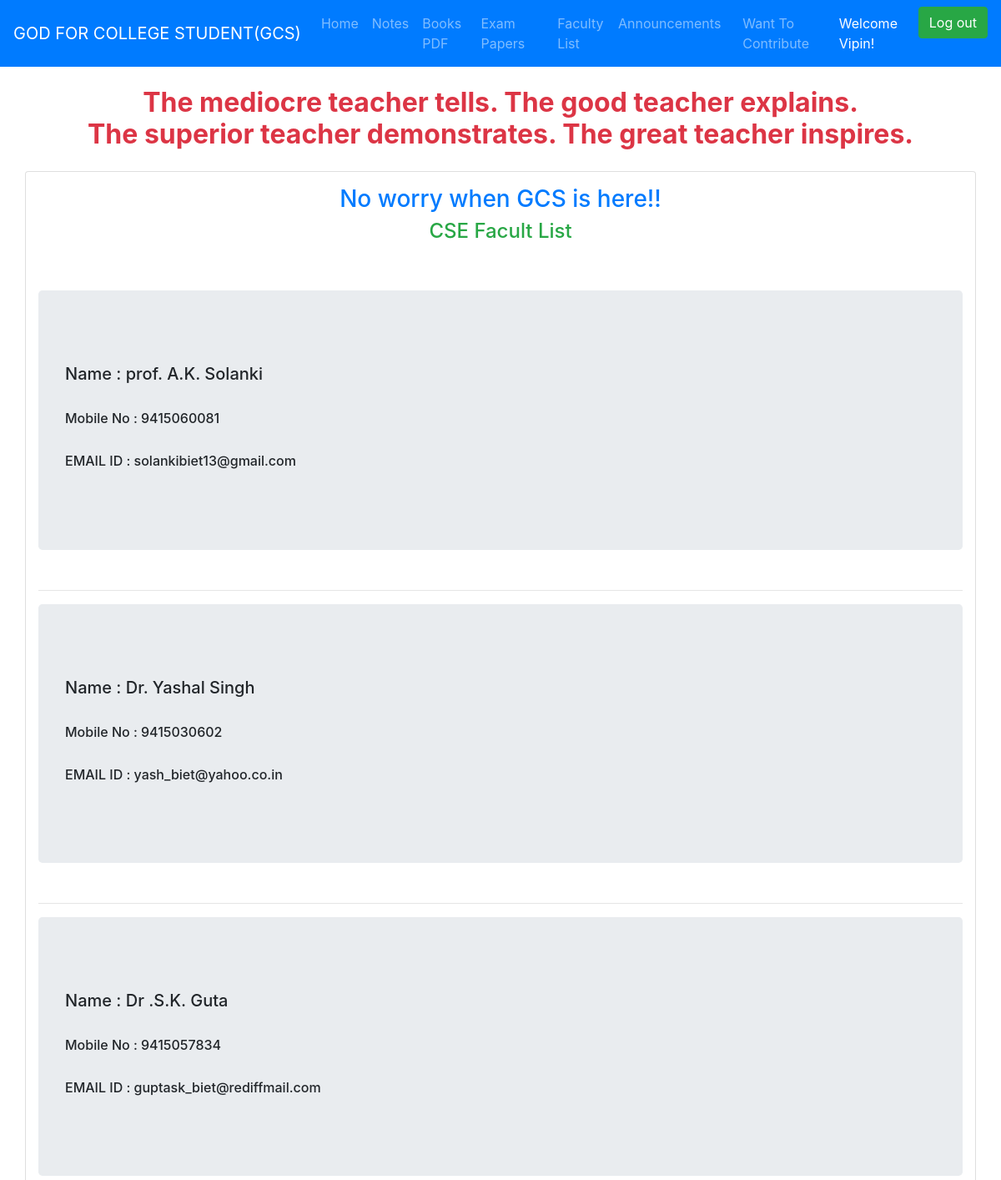
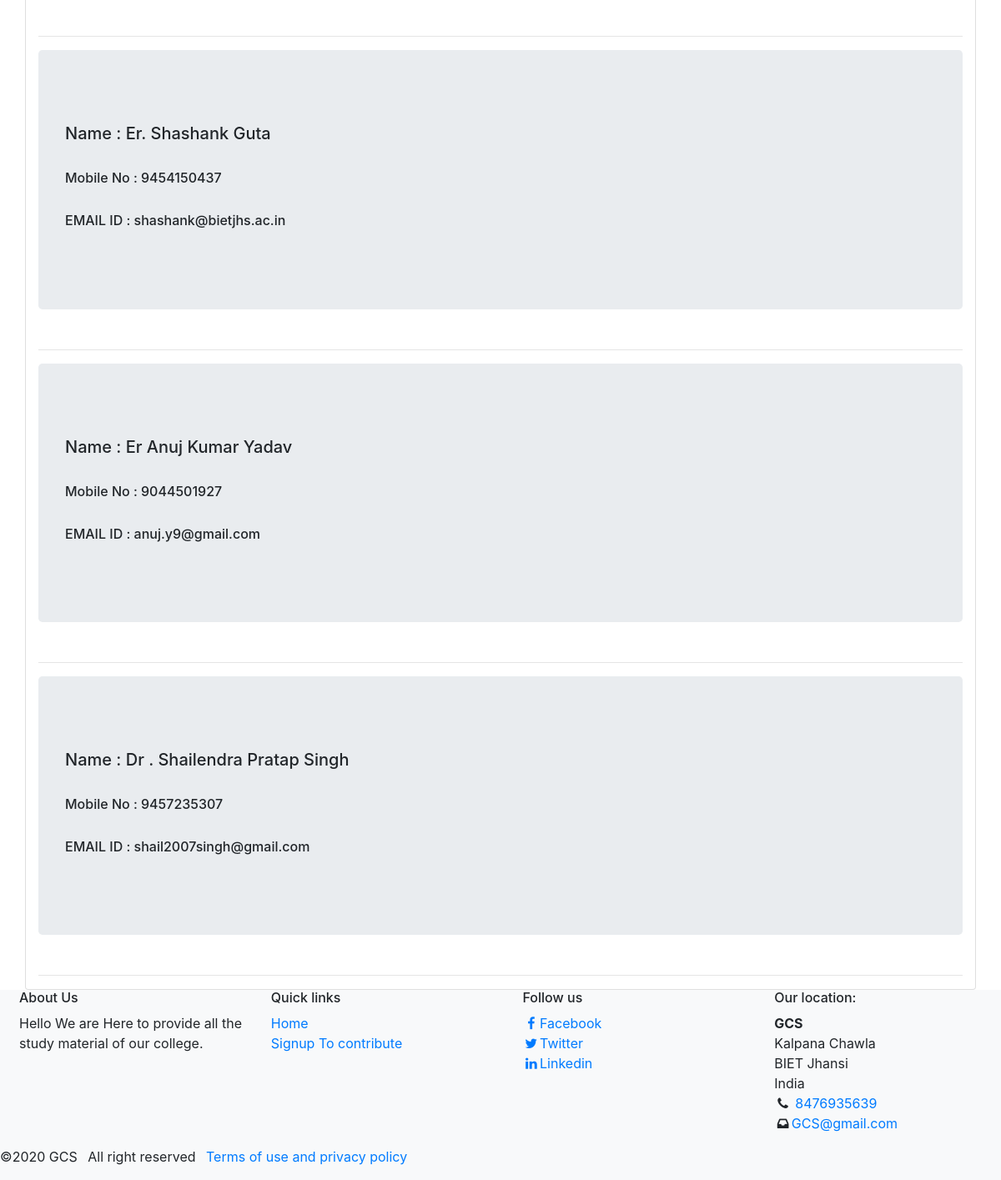
/faculty_list/CSE (signed in), run on the app's committed database (2 pictures, top to bottom).
### Notes/models.py (models this page shows, shortened)
class Teacher(models.Model):
	Name=models.CharField(max_length=50)
	Department=models.CharField( max_length=20, choices=Branch_choice)
	Mobile=models.BigIntegerField()
	Email=models.EmailField(null=True)

### Notes/views.py (the view)
# urls.py: path('faculty_list/<str:branch>', views.facultylist, name='facultylist'),
def facultylist(request, branch):
	facultydetails = Teacher.objects.filter(Department=branch)
	return render(request,'Notes/faculty_list.html/',{'facultydetails':facultydetails,'branch':branch})

### Notes/templates/Notes/faculty_list.html (shortened to what this page needs)
{% extends "Notes/base.html" %}
{% load static %}
{% block content %}
<div class="text-center m-2 text-danger"><H2 class="m-4"><strong> The mediocre teacher tells. The good teacher explains.<br> The superior teacher demonstrates. The great teacher inspires.
 </strong></H2>
</div>
<div class="container card ">
	<h3 class="text-center text-primary mt-3"> No worry when GCS is here!!
	<h4 class="text-center text-success"> {{branch}} Facult List</h4>
	<br>
	<br>
	{% for faculty in facultydetails %}
	<div class="jumbotron">
	<br>
	<h5>Name : {{ faculty.Name }}</h5>
	<br>
<h6>Mobile No : {{ faculty.Mobile }}</h6>
	<br>
	<h6> EMAIL ID : {{ faculty.Email}}</h5>
	<br>
</div>
<hr>
	{% endfor %}
</div>
{% endblock content %}

### Notes/templates/Notes/base.html (shortened to what this page needs)
{% load static %}
	<!DOCTYPE html>
	<html>
	<head>
<link rel="stylesheet" type="text/css" href="{% static 'Notes/css/style.css' %}">
    <link rel="stylesheet" href="https://maxcdn.bootstrapcdn.com/bootstrap/4.0.0/css/bootstrap.min.css">
    <link rel="stylesheet" href="https://maxcdn.bootstrapcdn.com/font-awesome/4.7.0/css/font-awesome.min.css">
    <link rel="stylesheet" type="text/css" href="https://stackpath.bootstrapcdn.com/font-awesome/4.7.0/css/font-awesome.min.css">
<link rel="stylesheet" type="text/css" href="{% static 'Notes/css/style.css' %}">
	</head>
	<body>
    <body data-spy="scroll" data-target="#navScrollspy">
    	<nav class="navbar bg-primary navbar-dark navbar-expand-md ">
    		<a href="#" class="navbar-brand">GOD FOR COLLEGE STUDENT(GCS)</a>
    		<div class="collapse navbar-collapse" id="
    		navbarNav">
    		<ul class="navbar-nav" id="navScrollspy">
    			<li class="nav-item">
    				<a href="{% url 'home' %}" class="nav-link">Home</a>
    			</li>
    			<li class="nav-item">
    				<a href="{% url 'notes' %}" class="nav-link">Notes</a>
    			</li>
    			<li class="nav-item">
    				<a href="{% url 'books' %}" class="nav-link">Books PDF</a>
    			</li>
    			<li class="nav-item">
    				<a href="{% url 'papers' %}" class="nav-link">Exam Papers</a>
    			</li>
    			<li class="nav-item dropdown">
			<span class="nav-link">Faculty List</span>
    			</li>
    			<li class="nav-item">
    				<a href="{% url 'announcement' %}" class="nav-link">Announcements</a>
    			</li>
    			<li class="nav-item dropdown">
			<span class="nav-link">Want To Contribute</span>
    			</li>
{% if user.is_authenticated %}
        <li class="nav-item">
          <a href="#" class="nav-link text-white">Welcome {{user.username}}!</a>
        </li>
        <li>
        <form class="form-inline nav-item" action="{% url 'logout' %}" method="POST">
          <button type="submit" class="btn btn-success ml-2">Log out</button>
        </form>
    </li>
        {% else %}
        <li class="nav-item">
          <a class="nav-link" href="{% url 'signup' %}">Sign up</a>
        </li>
        {% endif %}
    			</ul>
    		</div></nav>
       {% block content %}
       {% endblock %}
   <footer class=" bg-light">
						<div class="continer">
							<div class="row ml-2">
                             <div class="col-12 col-sm-6 col-lg-3">
					         <h6>About Us</h6>
					         Hello We are Here to provide all the study material of our college.
					     </div>
								<div class="col-12 col-sm-6 col-lg-3">
							<h6>Quick links</h6>
							<ul class="list-unstyled">
								<li><a href="{% url 'home' %}">Home</a></li>
								<li><a href="{% url 'signup' %}">Signup To contribute</a></li>
							</ul></div>
							<div class="col-12 col-sm-6 col-lg-3">
                             <h6>Follow us</h6>
                             <ul class="list-unstyled">
								<li><a href="#"><i class="fa fa-facebook fa-fw" aria-hidden="true"></i>Facebook</a></li>
								<li><a href="#"><i class="fa fa-twitter fa-fw" aria-hidden="true"></i>Twitter</a></li>
								<li><a href="#"><i class="fa fa-linkedin fa-fw" aria-hidden="true"></i>Linkedin</a></li>
							</ul>
					</div>
					<div class="col-12 col-sm-6 col-lg-3">
						<h6>Our location:</h6>
						<address>
							<strong>GCS</strong></br>
							Kalpana Chawla<br>
							BIET Jhansi<br>
							India<br>
							<i class="fa fa-phone fa-fw" aria-hidden="true"></i>
							<span class="sr-only">Mobile</span><a href="tel:+1217363600">8476935639</a><br>
							<i class="fa fa-inbox fa-fw" aria-hidden="true"></i><span class="sr-only">Mail</span><a href="mailto:info@Cameo.com">GCS@gmail.com</a>
						</address></div></div>
						<div class="row">
							<div class="col-12 col-sm-6 col-lg-9">
						<ul class="list-inline">
							<li class="list-inline-item">&copy;2020 GCS</li>
							<li class="list-inline-item">All right reserved</li>
							<li class="list-inline-item"><a href="#" data-toggle="modal" data-target="#modal">Terms of use and privacy policy</a></li>
						</ul></div>
						</div></div></div></div></footer>
	</body>
	</html>

### Notes/static/Notes/css/style.css (style rules this page uses)
html,body { height: 100% }
.dropdown { position: relative; display: inline-block; margin-left: 10px; float: left; }

### data on the page
Teacher: Name "prof. A.K. Solanki", Mobile "9415060081", Email "solankibiet13@gmail.com"
Teacher: Name "Dr. Yashal Singh", Mobile "9415030602", Email "yash_biet@yahoo.co.in"
Teacher: Name "Dr .S.K. Guta", Mobile "9415057834", Email "guptask_biet@rediffmail.com"
Teacher: Name "Er. Shashank Guta", Mobile "9454150437", Email "shashank@bietjhs.ac.in"
Teacher: Name "Er Anuj Kumar Yadav", Mobile "9044501927", Email "anuj.y9@gmail.com"
Teacher: Name "Dr . Shailendra Pratap Singh", Mobile "9457235307", Email "shail2007singh@gmail.com"

### other printed values
{{ user.username }} "Vipin"
{{ branch }} "CSE"
